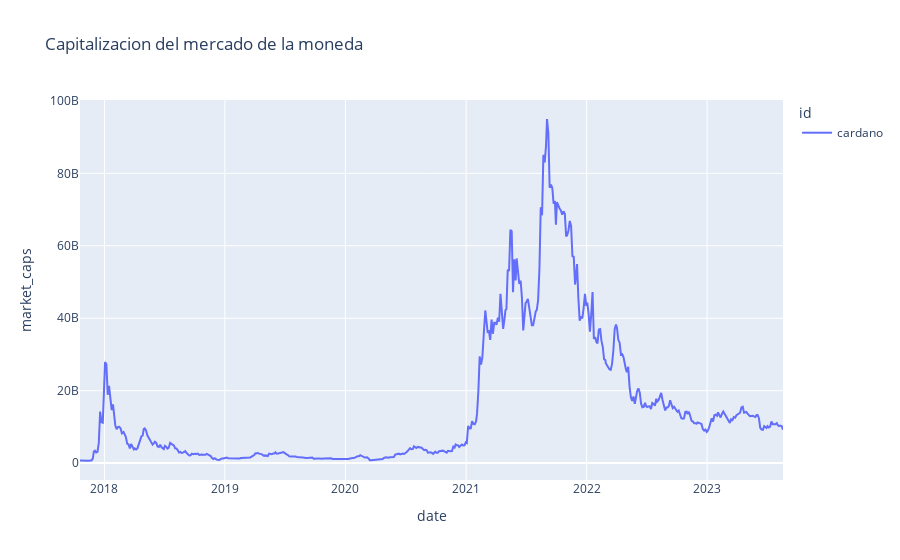

Notebook cell for this chart:
### Markdown cell above
Este comportamiento nos muestra que tanto cambia el precio de la moneda

### Code cell
fig = px.line(cardano_df, x="date", y="market_caps", color="id",
              title="Capitalizacion del mercado de la moneda")

fig.show()

### Figure 1 — Plotly figure (JSON) as saved in the notebook; plotly's stock layout.template omitted (floating-point values rounded to 4 significant figures; data arrays with more than 128 entries replaced by an {"elided": "..."} marker saying what was removed)
{"data": [{"hovertemplate": "id=cardano<br>date=%{x}<br>market_caps=%{y}<extra></extra>", "legendgroup": "cardano", "line": {"color": "#636efa", "dash": "solid"}, "marker": {"symbol": "circle"}, "mode": "lines", "name": "cardano", "orientation": "v", "showlegend": true, "type": "scatter", "x": {"elided": "556 str values"}, "xaxis": "x", "y": {"elided": "556 float values"}, "yaxis": "y"}], "layout": {"legend": {"title": {"text": "id"}, "tracegroupgap": 0}, "title": {"text": "Capitalizacion del mercado de la moneda"}, "xaxis": {"anchor": "y", "domain": [0, 1], "title": {"text": "date"}}, "yaxis": {"anchor": "x", "domain": [0, 1], "title": {"text": "market_caps"}}}}
